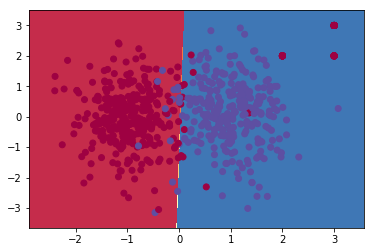

The script that drew this image:
# coding: utf-8
# ============================================================================
#   Copyright (C) 2017 All rights reserved.
#
#   filename : Logistic_Regression.py
#   author   : chendian / okcd00@qq.com
#   date     : 2017-11-13
#   desc     : Theano Logistic Regression Tutorial
#   refer    : Vincent.Y & zhiyong_will @ CSDN
#   
# ============================================================================

from __future__ import print_function

import os
import sys
# os.environ["THEANO_FLAGS"] = 'device=cuda3'
os.environ["THEANO_FLAGS"] = 'device=cpu'

import numpy as np
import theano
import theano.tensor as T
from theano import function, printing

import matplotlib.pyplot as plt

# it can be set in file ~/.theanorc
theano.config.floatX = 'float64'


# use data from sklearn package
def load_moons():
    from sklearn.datasets import make_moons
    np.random.seed(0)
    X, y = make_moons(800, noise=0.2)
    print ("dataset shape:", X.shape)
    
    # return train validate test sets 
    # return [(X[0:600,],y[0:600,]), (X[600:800,],y[600:800,])]
    return [(np.concatenate((X[0:600,], np.array([[3,3]]*80)), axis=0),
    np.concatenate((y[0:600,], np.array([0]*80)), axis=0)), (X[600:800,],y[600:800,])]

def load_circles():
    from sklearn.datasets import make_circles
    np.random.seed(0)
    X, y = make_circles(800, noise=0.2, factor=0.5, random_state=2)
    print ("dataset shape:", X.shape)
    
    # return train validate test sets 
    # return [(X[0:600,],y[0:600,]), (X[600:800,],y[600:800,])]
    return [(np.concatenate((X[0:600,], np.array([[3,3]]*80)), axis=0),
    np.concatenate((y[0:600,], np.array([0]*80)), axis=0)), (X[600:800,],y[600:800,])]


def load_linear():
    from sklearn.datasets import make_classification
    np.random.seed(0)
    X, y = make_classification(
        800, n_features=2, n_redundant=0, n_informative=1,
        random_state=1, n_clusters_per_class=1)
    print ("dataset shape:", X.shape)
    
    # return train validate test sets 
    # return [(X[0:600,],y[0:600,]), (X[600:800,],y[600:800,])]
    return [(np.concatenate((X[0:600,], np.array([[3,3]]*30),np.array([[3,2]]*15),np.array([[2,2]]*15)), axis=0),
    np.concatenate((y[0:600,], np.array([0]*60)), axis=0)), (X[600:800,],y[600:800,])]


def load_data(name='moons'):
    _datasets={
        'moons': load_moons,
        'linear': load_linear,
        'circles': load_circles,
    }
    return _datasets[name]()
    
class LogisticRegression():
    def __init__(self, X, n_in, n_out):
        # Important: shared()
        self.W = theano.shared(
            value=np.zeros(
                (n_in, n_out),
                dtype=theano.config.floatX),
            name='Weight',
            borrow=True
        )

        self.b=theano.shared(
            value=np.zeros(
                (n_out, ),
                dtype=theano.config.floatX),
            name='bias',
            borrow=True
        )

        self.p_y_given_x = T.nnet.softmax(T.dot(X,self.W)+self.b) 
        self.y_pred = T.argmax(self.p_y_given_x, axis=1)           
        self.params = [self.W, self.b]
        self.X = X

    def negative_log_likelihood(self,y):
        return T.mean(T.pow(self.p_y_given_x[T.arange(y.shape[0]),1-y], 2))

    def errors(self,y):
        if y.ndim != self.y_pred.ndim:
            raise TypeError(
                'y should have the same shape as self.y_pred',
                ('y',y.type, 'y_pred',self.y_pred.type)
            )
        if y.dtype.startswith('int'):
            # the T.neq operator returns a vector of 0s and 1s, where 1
            # represents a mistake in prediction
            return T.mean(T.neq(self.y_pred, y))
        else:
            return NotImplementedError()

def sgd_optimization(datasets, learning_rate=0.12, n_epochs=300, draw_freq=60):
    train_set_x, train_set_y = datasets[0]
    test_set_x,  test_set_y  = datasets[1]

    index = T.lscalar() # long-Scalar 
    y = T.lvector('y')  # long-Vector /1 dim 
    x = T.matrix('x')   # matrix      /2 dim 
                        # tensor      /3 dim 
    
    classifier = LogisticRegression(X=x, n_in=2, n_out=2)  # Classifier
    cost = classifier.negative_log_likelihood(y)           # Cost or Loss_Function

    g_W = T.grad(cost=cost, wrt=classifier.W) 
    g_b = T.grad(cost=cost, wrt=classifier.b) 

    updates=[(classifier.W, classifier.W - learning_rate * g_W),
             (classifier.b, classifier.b - learning_rate * g_b)]

    train_model=function(
        inputs=[x,y],
        outputs=classifier.errors(y),
        updates=updates)
    
    test_model=function(
        inputs=[x, y],
        outputs=classifier.errors(y)
    )
    
    predict_model=function(
        inputs=[x],
        outputs=classifier.y_pred)
    
    epoch = 0
    while(epoch < n_epochs):
        # draw a figure every 'draw_freq' times
        if epoch % draw_freq == 0:
            plot_decision_boundary(lambda x:predict_model(x), train_set_x, train_set_y)
        # print cost per epoch
        avg_cost = train_model(train_set_x, train_set_y)
        test_cost = test_model(test_set_x, test_set_y)
        print ("epoch is %d,train error %f, test error %f" % (epoch,avg_cost,test_cost))
        epoch += 1
    # draw a figure at last        
    plot_decision_boundary(lambda x:predict_model(x), train_set_x, train_set_y)
        

def plot_decision_boundary(pred_func, train_set_x, train_set_y):
    # Draw figures as Matlab 
    x_min, x_max = train_set_x[:, 0].min() - .5, train_set_x[:, 0].max() + .5
    y_min, y_max = train_set_x[:, 1].min() - .5, train_set_x[:, 1].max() + .5
    h = 0.01
    xx, yy = np.meshgrid(np.arange(x_min, x_max, h), np.arange(y_min, y_max, h))
    Z = pred_func(np.c_[xx.ravel(), yy.ravel()])
    Z = Z.reshape(xx.shape)
    plt.contourf(xx, yy, Z, cmap=plt.cm.Spectral)
    plt.scatter(train_set_x[:, 0], train_set_x[:, 1], c=train_set_y, cmap=plt.cm.Spectral)
    plt.show()


    
if __name__=="__main__":
    data = load_data('linear')
    sgd_optimization(data, n_epochs=300, draw_freq=50)
